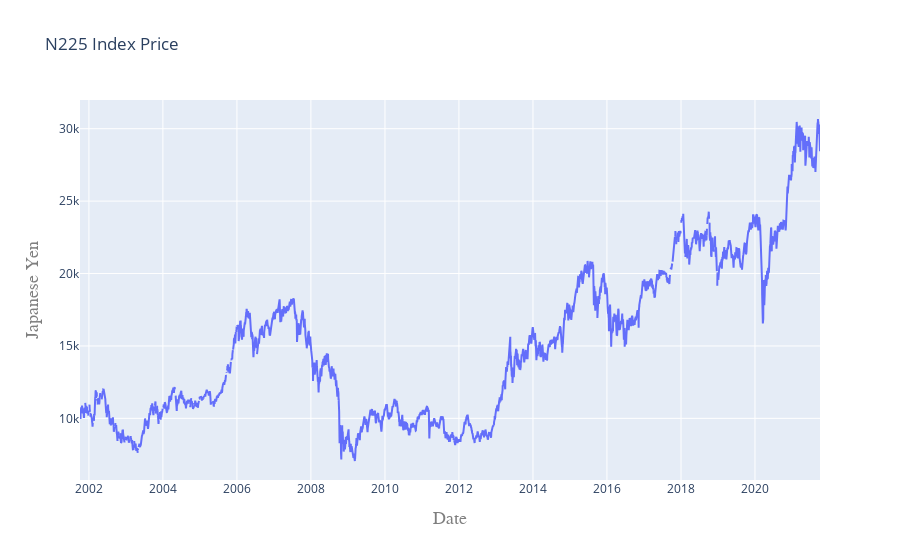

The code cell stored with this chart in its notebook:
### Code cell
# Plotting Historical performance of the ETF
layout = go.Layout(
    title='N225 Index Price',
    xaxis=dict(
        title='Date',
        titlefont=dict(
            family='Courier New, monospace',
            size=18,
            color='#7f7f7f'
        )
    ),
    yaxis=dict(
        title='Japanese Yen',
        titlefont=dict(
            family='Courier New, monospace',
            size=18,
            color='#7f7f7f'
        )
    )
)

VTI_data = [{'x':VTI['Date'], 'y':VTI['Close']}]
plot = go.Figure(data=VTI_data, layout=layout)


iplot(plot)

### Figure 1 — Plotly figure (JSON) as saved in the notebook; plotly's stock layout.template omitted (floating-point values rounded to 4 significant figures; data arrays with more than 128 entries replaced by an {"elided": "..."} marker saying what was removed)
{"data": [{"type": "scatter", "x": {"elided": "4994 str values"}, "y": {"elided": "4994 float values"}}], "layout": {"title": {"text": "N225 Index Price"}, "xaxis": {"title": {"font": {"color": "#7f7f7f", "family": "Courier New, monospace", "size": 18}, "text": "Date"}}, "yaxis": {"title": {"font": {"color": "#7f7f7f", "family": "Courier New, monospace", "size": 18}, "text": "Japanese Yen"}}}}
